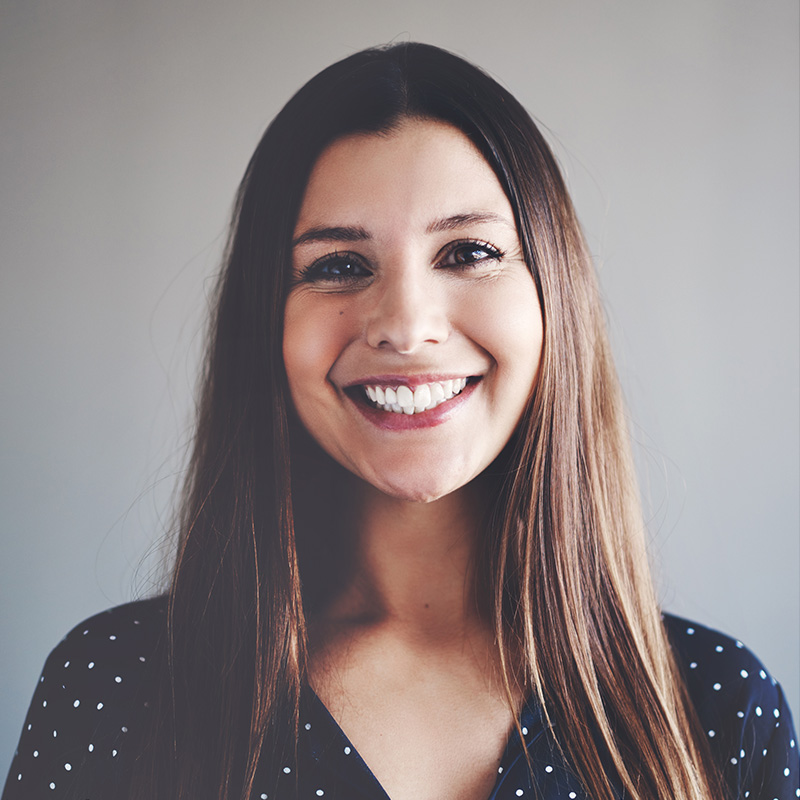
#> input picture Week4/week-4_lab-2/team2.jpg, 800 x 800 px
$ python task2_intensity_transformation.py
#> lines starting #> are read from the running program, lines starting #| are printed output that depends on the picture; after the words box and inside, x2 and y2 are one past the last pixel; in counts of white or black regions, pixels touching at a corner belong together
import cv2
import numpy as np
import matplotlib.pyplot as plt


# ─── Load image (grayscale for intensity operations) ─────────────────────────
img_bgr  = cv2.imread("team2.jpg")
#> img_bgr is the input picture: shape (800, 800, 3); mean B, G, R 132.8, 133, 143.5
img_gray = cv2.imread("team2.jpg", cv2.IMREAD_GRAYSCALE)
#> img_gray: shape (800, 800); min 5, max 255, mean 136.1

if img_bgr is None:
    print("[ERROR] team2.jpg not found.")
    exit()


# ═══════════════════════════════════════════════════════════════════════════════
# Task 1 – Image Negative
# ═══════════════════════════════════════════════════════════════════════════════
def image_negative(img):
    """s = L - 1 - r   (works for both grayscale uint8 and color uint8)"""
    return 255 - img
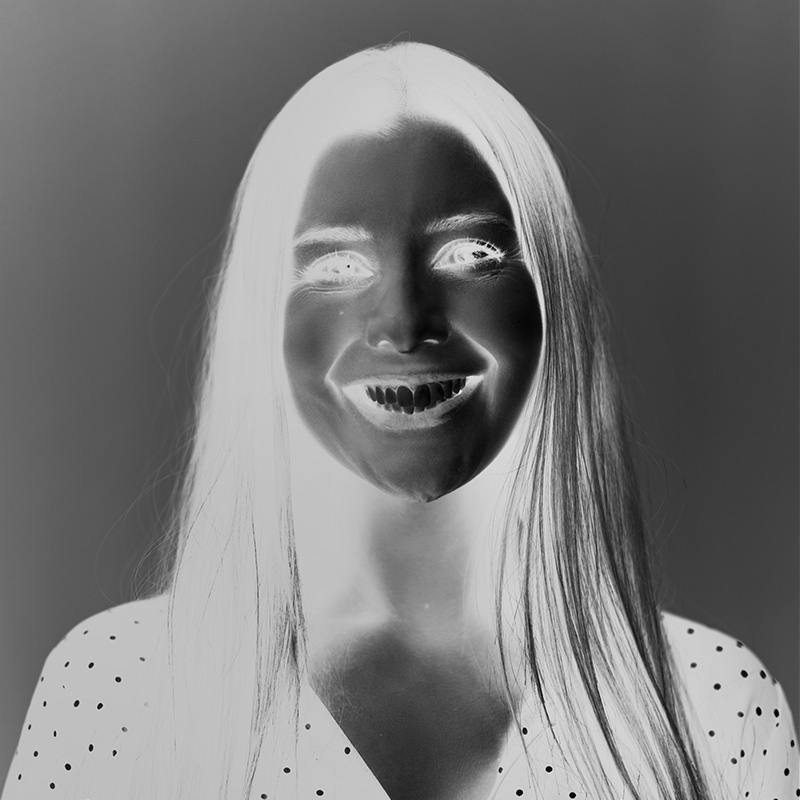
#> returned value: shape (800, 800); min 0, max 250, mean 118.9


neg = image_negative(img_gray)

fig, axes = plt.subplots(1, 2, figsize=(10, 4))
axes[0].imshow(img_gray, cmap='gray'); axes[0].set_title("Original (Gray)"); axes[0].axis('off')
axes[1].imshow(neg,      cmap='gray'); axes[1].set_title("Negative (s = 255 – r)"); axes[1].axis('off')
plt.suptitle("Task 1 – Image Negative")
plt.tight_layout()
plt.show()


# ═══════════════════════════════════════════════════════════════════════════════
# Task 2 – Power-law (Gamma) Curves
# ═══════════════════════════════════════════════════════════════════════════════
gammas = [0.02, 0.2, 0.5, 0.8, 1, 2, 3, 3.5, 4]
c = 1

# ── (a) Non-normalized: x in [0, 255], s = c * r^gamma ────────────────────
x_raw = np.arange(0, 256, dtype=np.float32)

fig, ax = plt.subplots(figsize=(7, 6))
for g in gammas:
    y = c * (x_raw ** g)
    ax.plot(x_raw, y, label=f"γ={g}")
ax.set_xlabel("Input intensity r  (0 – 255)")
ax.set_ylabel("Output intensity s = c·rᵞ")
ax.set_title("(a) Non-normalized gamma curves\n"
             "Curves do NOT meet at y=255 (except γ=1) because 255^γ ≠ 255 when γ≠1")
ax.legend(fontsize=7, loc='upper left')
ax.set_xlim(0, 255); ax.set_ylim(bottom=0)
ax.grid(True, alpha=0.3)
plt.tight_layout()
plt.show()
#> figure, not shown here; curve peaks at x = 255, y = 1.12; curve peaks at x = 255, y = 3.03; curve peaks at x = 255, y = 15.97

# Why curves don't meet at 255:
# s(255) = c * 255^gamma.  Only when gamma=1 does this equal 255.
# For gamma<1: 255^gamma < 255 (output is LESS than 255)
# For gamma>1: 255^gamma > 255 (output exceeds 255 – gets clipped if applied to images)

# ── (b) Normalized: x in [0, 1], s = c * r^gamma ─────────────────────────
x_norm = np.arange(0, 1.001, 0.001, dtype=np.float32)

fig, ax = plt.subplots(figsize=(7, 6))
for g in gammas:
    y = c * (x_norm ** g)
    ax.plot(x_norm, y, label=f"γ={g}")
ax.set_xlabel("Input intensity r  (0 – 1, normalized)")
ax.set_ylabel("Output intensity s = c·rᵞ")
ax.set_title("(b) Normalized gamma curves\n"
             "All curves meet at (1, 1) because 1^γ = 1 for any γ")
ax.legend(fontsize=7, loc='upper left')
ax.set_xlim(0, 1); ax.set_ylim(0, 1)
ax.grid(True, alpha=0.3)
plt.tight_layout()
plt.show()
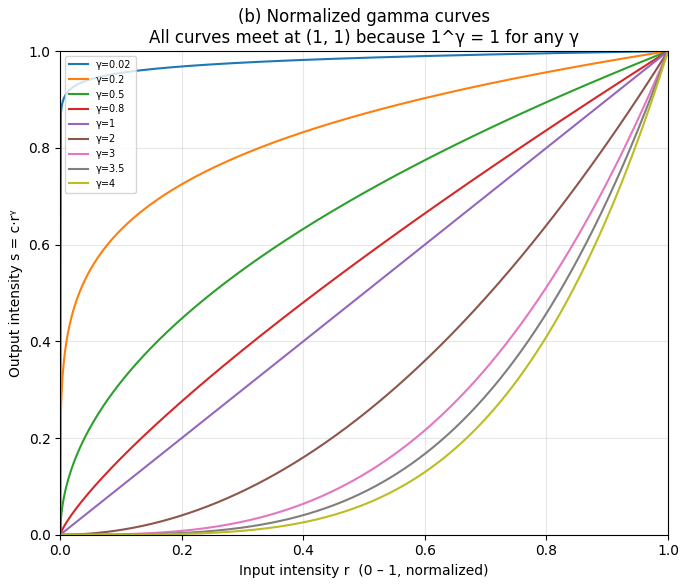
#> figure drawn by matplotlib, 1 panel; curve peaks at x = 1, y = 1; curve peaks at x = 1, y = 1; curve peaks at x = 1, y = 1

# Why normalized curves all meet at (1,1):
# s(1) = c * 1^gamma = 1 * 1 = 1  — true for ANY value of gamma.
# Normalizing ensures the domain and range are both [0,1],
# so the math forces every curve through (0,0) and (1,1).


# ═══════════════════════════════════════════════════════════════════════════════
# Task 3 – Gamma Correction on the image
# ═══════════════════════════════════════════════════════════════════════════════
def gamma_correction(img, gamma, c=1):
    """Apply s = c * (r/255)^gamma, then scale back to [0,255]."""
    norm       = img.astype(np.float32) / 255.0
    corrected  = np.clip(c * (norm ** gamma), 0, 1)
    return (corrected * 255).astype(np.uint8)


demo_gammas = [0.4, 1.0, 2.5]          # darken < 1=neutral, lighten > 1
img_rgb = cv2.cvtColor(img_bgr, cv2.COLOR_BGR2RGB)

fig, axes = plt.subplots(1, len(demo_gammas) + 1, figsize=(14, 4))
axes[0].imshow(img_rgb); axes[0].set_title("Original"); axes[0].axis('off')
for i, g in enumerate(demo_gammas):
    out = gamma_correction(img_bgr, g)
    axes[i + 1].imshow(cv2.cvtColor(out, cv2.COLOR_BGR2RGB))
    axes[i + 1].set_title(f"γ = {g}")
    axes[i + 1].axis('off')
#> this loop made 3 passes
#> pass 1, in gamma_correction, `corrected  = np.clip(c * (norm ** gamma), 0, 1)`:
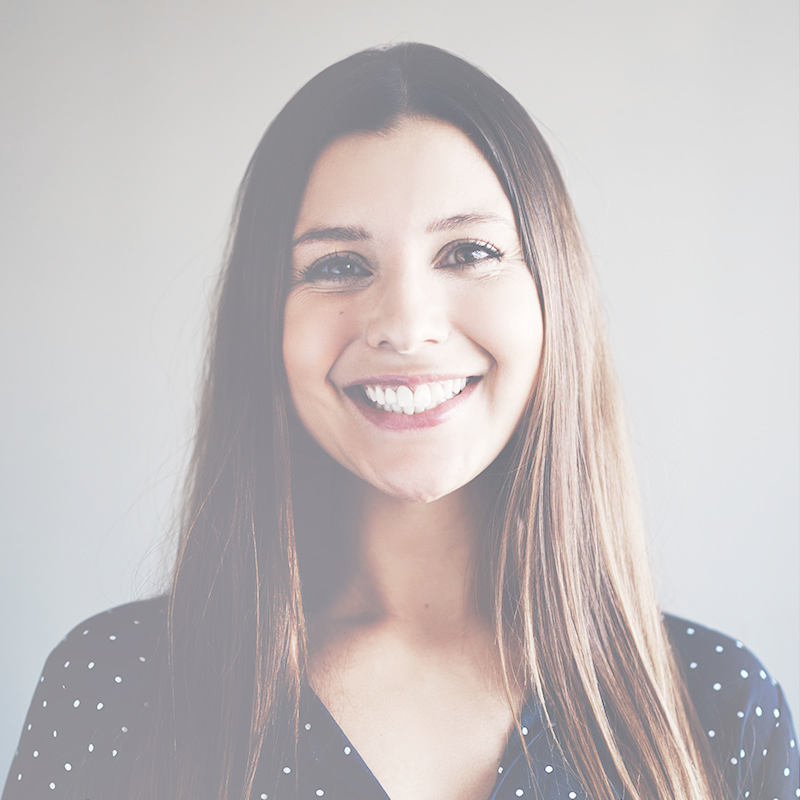
#> corrected: shape (800, 800, 3) float32; mean B, G, R 0.754, 0.752, 0.776
plt.suptitle("Task 3 – Gamma Correction (c=1)")
plt.tight_layout()
plt.show()
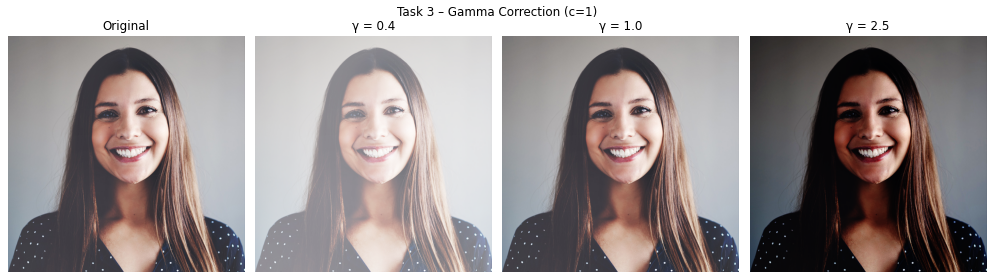
#> figure drawn by matplotlib, 4 panels


# ═══════════════════════════════════════════════════════════════════════════════
# Task 4 – Highlight intensities in range [A, B] → set to L-1 = 255
# ═══════════════════════════════════════════════════════════════════════════════
def highlight_range(img_gray, A, B):
    """
    Returns a copy of img_gray where every pixel whose intensity falls
    in [A, B] is set to L-1 = 255.  All other pixels are unchanged.
    """
#> called with A = 100, B = 180
    out = img_gray.copy()
    mask = (img_gray >= A) & (img_gray <= B)   # equivalent to Matlab's find()
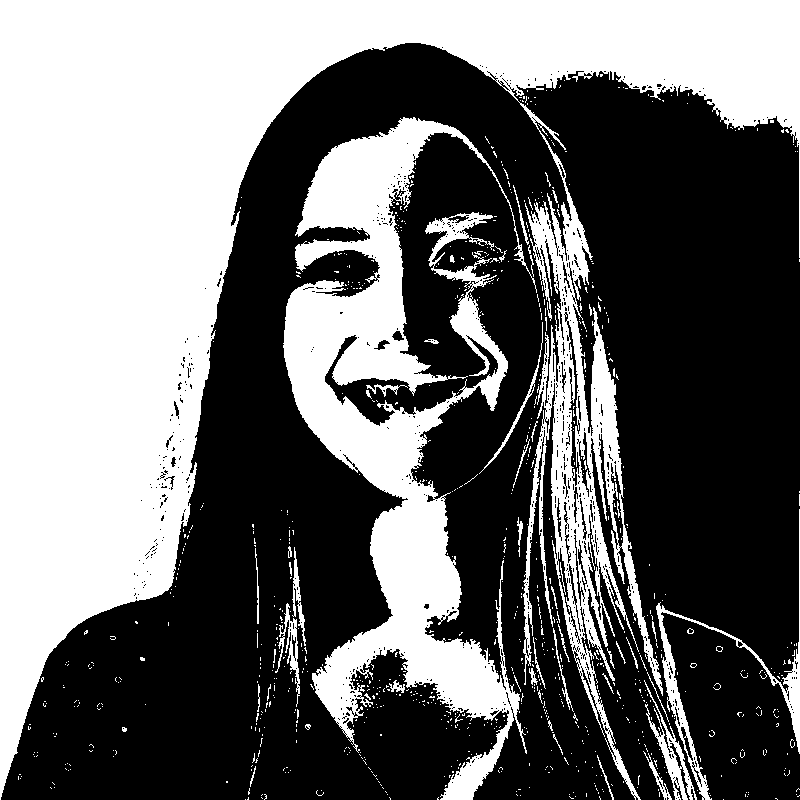
#> mask: shape (800, 800) bool; 43.3% white; 915 white regions (864 under 20 px), largest, box (x1, y1, x2, y2) and area: (0, 0, 800, 800) 207796, (283, 117, 537, 800) 58393, (656, 509, 800, 800) 3040
    out[mask] = 255
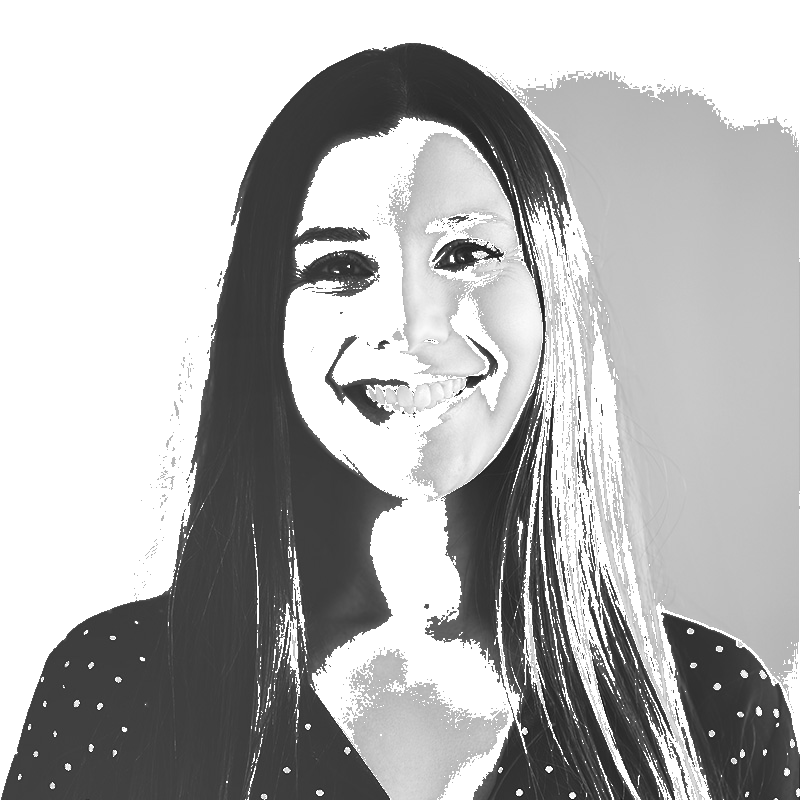
#> out: shape (800, 800); min 5, max 255, mean 179.8
    return out


A, B = 100, 180          # example range – adjust as needed
highlighted = highlight_range(img_gray, A, B)

fig, axes = plt.subplots(1, 2, figsize=(10, 4))
axes[0].imshow(img_gray,    cmap='gray'); axes[0].set_title("Original Gray");               axes[0].axis('off')
axes[1].imshow(highlighted, cmap='gray'); axes[1].set_title(f"Intensities [{A},{B}] → 255"); axes[1].axis('off')
plt.suptitle("Task 4 – Range Highlighting ([A,B] → L-1=255)")
plt.tight_layout()
plt.show()


# ═══════════════════════════════════════════════════════════════════════════════
# Task 5 – Appropriate transformation to enhance the image
# ═══════════════════════════════════════════════════════════════════════════════
# Inspect the image histogram first
fig, axes = plt.subplots(1, 2, figsize=(10, 4))
axes[0].imshow(img_gray, cmap='gray'); axes[0].set_title("Original"); axes[0].axis('off')
axes[1].hist(img_gray.ravel(), bins=256, range=(0, 255), color='gray')
axes[1].set_title("Histogram"); axes[1].set_xlabel("Intensity"); axes[1].set_ylabel("Count")
plt.suptitle("Task 5 – Histogram Inspection (choose transformation based on this)")
plt.tight_layout()
plt.show()
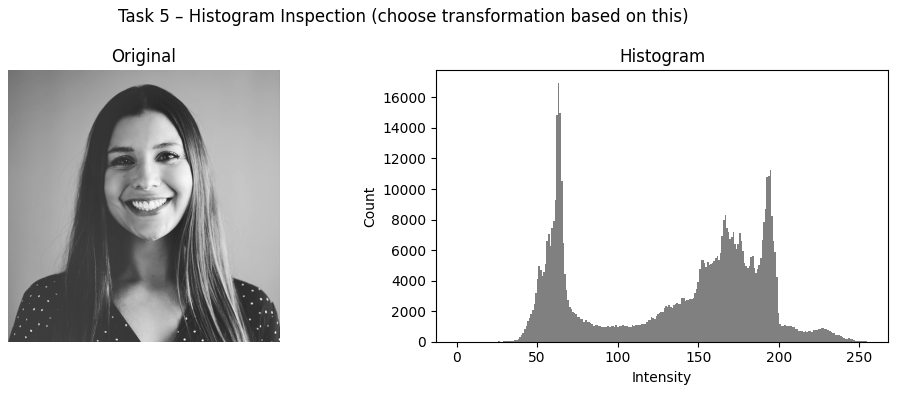
#> figure drawn by matplotlib, 2 panels; panel 2: tallest bar 16924 high, from x = 62.75 to 63.75

# Auto-select a reasonable gamma based on mean brightness
mean_val = img_gray.mean()
#> mean_val = 136.1
if mean_val < 100:
    chosen_gamma = 0.5          # dark image → brighten
elif mean_val > 170:
    chosen_gamma = 2.0          # bright image → darken
else:
    chosen_gamma = 1.0          # balanced → identity

enhanced = gamma_correction(img_bgr, chosen_gamma)

fig, axes = plt.subplots(1, 2, figsize=(10, 4))
axes[0].imshow(img_rgb); axes[0].set_title(f"Original (mean={mean_val:.1f})"); axes[0].axis('off')
axes[1].imshow(cv2.cvtColor(enhanced, cv2.COLOR_BGR2RGB))
axes[1].set_title(f"Enhanced with γ={chosen_gamma}"); axes[1].axis('off')
plt.suptitle("Task 5 – Image Enhancement")
plt.tight_layout()
plt.show()
